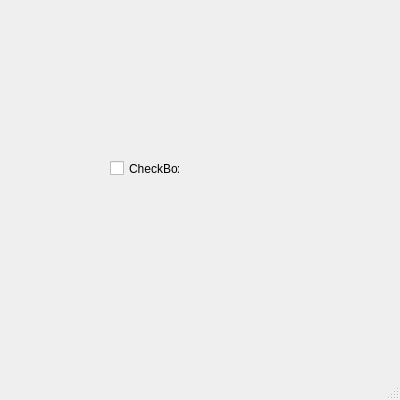
<?xml version="1.0" encoding="UTF-8"?>
<ui version="4.0">
 <class>MainWindow</class>
 <widget class="QMainWindow" name="MainWindow">
  <property name="geometry">
   <rect>
    <x>0</x>
    <y>0</y>
    <width>400</width>
    <height>400</height>
   </rect>
  </property>
  <property name="maximumSize">
   <size>
    <width>400</width>
    <height>400</height>
   </size>
  </property>
  <property name="windowTitle">
   <string>MainWindow</string>
  </property>
  <widget class="QWidget" name="centralwidget">
   <widget class="QStackedWidget" name="stackedWidget">
    <property name="geometry">
     <rect>
      <x>40</x>
      <y>30</y>
      <width>321</width>
      <height>321</height>
     </rect>
    </property>
    <property name="currentIndex">
     <number>0</number>
    </property>
    <widget class="QWidget" name="page">
     <widget class="QCheckBox" name="checkBox_2">
      <property name="geometry">
       <rect>
        <x>70</x>
        <y>130</y>
        <width>70</width>
        <height>17</height>
       </rect>
      </property>
      <property name="text">
       <string>CheckBox</string>
      </property>
     </widget>
    </widget>
    <widget class="QWidget" name="page_2">
     <widget class="QCheckBox" name="checkBox">
      <property name="geometry">
       <rect>
        <x>90</x>
        <y>110</y>
        <width>70</width>
        <height>17</height>
       </rect>
      </property>
      <property name="text">
       <string>CheckBox</string>
      </property>
     </widget>
     <widget class="QToolButton" name="toolButton">
      <property name="geometry">
       <rect>
        <x>80</x>
        <y>70</y>
        <width>25</width>
        <height>19</height>
       </rect>
      </property>
      <property name="text">
       <string>...</string>
      </property>
     </widget>
    </widget>
    <widget class="QWidget" name="page_3">
     <widget class="QLabel" name="label_voting_ballot">
      <property name="geometry">
       <rect>
        <x>100</x>
        <y>40</y>
        <width>111</width>
        <height>31</height>
       </rect>
      </property>
      <property name="font">
       <font>
        <family>Monotype Corsiva</family>
        <pointsize>15</pointsize>
       </font>
      </property>
      <property name="text">
       <string>Voting Ballot</string>
      </property>
     </widget>
     <widget class="QLineEdit" name="lineEdit_id_number">
      <property name="geometry">
       <rect>
        <x>110</x>
        <y>100</y>
        <width>113</width>
        <height>20</height>
       </rect>
      </property>
      <property name="text">
       <string/>
      </property>
     </widget>
     <widget class="QLabel" name="label_id_number">
      <property name="geometry">
       <rect>
        <x>30</x>
        <y>100</y>
        <width>61</width>
        <height>20</height>
       </rect>
      </property>
      <property name="font">
       <font>
        <family>Mongolian Baiti</family>
        <pointsize>10</pointsize>
       </font>
      </property>
      <property name="text">
       <string>ID Number:</string>
      </property>
     </widget>
    </widget>
   </widget>
  </widget>
  <widget class="QMenuBar" name="menubar">
   <property name="geometry">
    <rect>
     <x>0</x>
     <y>0</y>
     <width>400</width>
     <height>21</height>
    </rect>
   </property>
  </widget>
  <widget class="QStatusBar" name="statusbar"/>
 </widget>
 <resources/>
 <connections/>
</ui>
